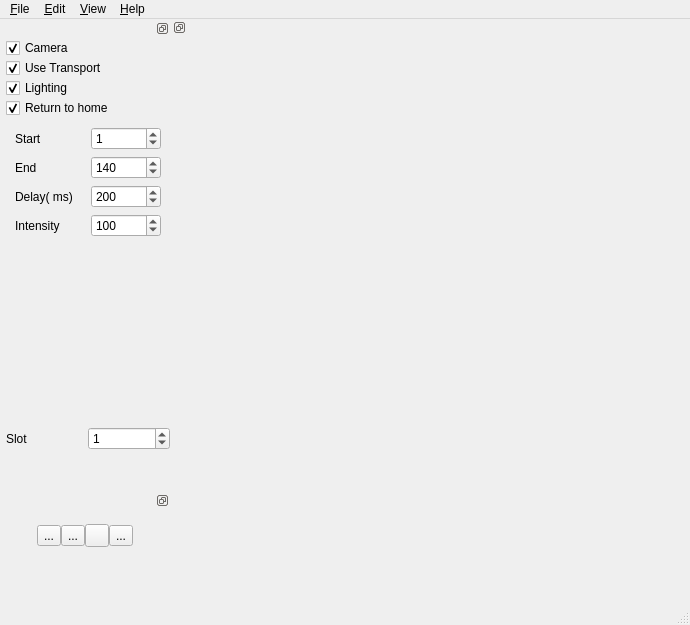
<?xml version="1.0" encoding="UTF-8"?>
<ui version="4.0">
 <class>MainWindow</class>
 <widget class="QMainWindow" name="MainWindow">
  <property name="geometry">
   <rect>
    <x>0</x>
    <y>0</y>
    <width>690</width>
    <height>625</height>
   </rect>
  </property>
  <property name="windowTitle">
   <string>MainWindow</string>
  </property>
  <property name="styleSheet">
   <string notr="true">font: 9pt &quot;Cantarell&quot;;


</string>
  </property>
  <widget class="QWidget" name="centralwidget">
   <layout class="QGridLayout" name="gridLayout">
    <property name="leftMargin">
     <number>0</number>
    </property>
    <property name="topMargin">
     <number>0</number>
    </property>
    <property name="rightMargin">
     <number>0</number>
    </property>
    <property name="bottomMargin">
     <number>0</number>
    </property>
    <property name="spacing">
     <number>0</number>
    </property>
    <item row="0" column="0">
     <widget class="QDockWidget" name="dock_hardware">
      <property name="sizePolicy">
       <sizepolicy hsizetype="Minimum" vsizetype="Maximum">
        <horstretch>0</horstretch>
        <verstretch>0</verstretch>
       </sizepolicy>
      </property>
      <property name="minimumSize">
       <size>
        <width>170</width>
        <height>431</height>
       </size>
      </property>
      <property name="maximumSize">
       <size>
        <width>170</width>
        <height>524287</height>
       </size>
      </property>
      <property name="floating">
       <bool>false</bool>
      </property>
      <property name="features">
       <set>QDockWidget::DockWidgetFloatable|QDockWidget::DockWidgetMovable</set>
      </property>
      <property name="allowedAreas">
       <set>Qt::AllDockWidgetAreas</set>
      </property>
      <widget class="QWidget" name="dock_hardware_2">
       <layout class="QVBoxLayout" name="verticalLayout_2">
        <property name="spacing">
         <number>0</number>
        </property>
        <property name="leftMargin">
         <number>0</number>
        </property>
        <property name="topMargin">
         <number>0</number>
        </property>
        <property name="rightMargin">
         <number>0</number>
        </property>
        <property name="bottomMargin">
         <number>0</number>
        </property>
        <item>
         <layout class="QVBoxLayout" name="vl_hardware">
          <property name="spacing">
           <number>0</number>
          </property>
          <property name="sizeConstraint">
           <enum>QLayout::SetMinimumSize</enum>
          </property>
          <property name="leftMargin">
           <number>6</number>
          </property>
          <item>
           <widget class="QCheckBox" name="check_cam">
            <property name="text">
             <string>Camera </string>
            </property>
            <property name="checked">
             <bool>true</bool>
            </property>
            <property name="tristate">
             <bool>true</bool>
            </property>
           </widget>
          </item>
          <item>
           <widget class="QCheckBox" name="check_tpt">
            <property name="text">
             <string>Use Transport</string>
            </property>
            <property name="checked">
             <bool>true</bool>
            </property>
            <property name="tristate">
             <bool>true</bool>
            </property>
           </widget>
          </item>
          <item>
           <widget class="QCheckBox" name="check_led">
            <property name="text">
             <string>Lighting</string>
            </property>
            <property name="checked">
             <bool>true</bool>
            </property>
            <property name="tristate">
             <bool>true</bool>
            </property>
           </widget>
          </item>
          <item>
           <widget class="QCheckBox" name="cb_auto_home">
            <property name="styleSheet">
             <string notr="true">font: 9pt &quot;Cqlineargradient(spread:pad, x1:0, y1:0, x2:1, y2:0, stop:0 rgba(0, 0, 0, 255), stop:1 rgba(255, 255, 255, 255))rgb(255, 255, 255)antarell&quot;;
font: 11pt &quot;Carlito&quot;;</string>
            </property>
            <property name="text">
             <string>Return to home</string>
            </property>
            <property name="checked">
             <bool>true</bool>
            </property>
            <property name="tristate">
             <bool>false</bool>
            </property>
           </widget>
          </item>
          <item>
           <widget class="QWidget" name="widget_2" native="true"/>
          </item>
          <item>
           <widget class="QWidget" name="widget" native="true">
            <property name="minimumSize">
             <size>
              <width>0</width>
              <height>90</height>
             </size>
            </property>
            <layout class="QGridLayout" name="gridLayout_3">
             <item row="4" column="0">
              <widget class="QLabel" name="label_4">
               <property name="text">
                <string>Intensity</string>
               </property>
              </widget>
             </item>
             <item row="0" column="0">
              <widget class="QLabel" name="label">
               <property name="text">
                <string>Start</string>
               </property>
              </widget>
             </item>
             <item row="4" column="1">
              <widget class="QSpinBox" name="sb_intensity">
               <property name="wrapping">
                <bool>true</bool>
               </property>
               <property name="accelerated">
                <bool>true</bool>
               </property>
               <property name="maximum">
                <number>100</number>
               </property>
               <property name="value">
                <number>100</number>
               </property>
              </widget>
             </item>
             <item row="3" column="0">
              <widget class="QLabel" name="label_3">
               <property name="text">
                <string>Delay( ms)</string>
               </property>
              </widget>
             </item>
             <item row="3" column="1">
              <widget class="QSpinBox" name="sb_settle_delay">
               <property name="wrapping">
                <bool>true</bool>
               </property>
               <property name="accelerated">
                <bool>true</bool>
               </property>
               <property name="maximum">
                <number>1000</number>
               </property>
               <property name="value">
                <number>200</number>
               </property>
              </widget>
             </item>
             <item row="1" column="1">
              <widget class="QSpinBox" name="sb_end_slot">
               <property name="wrapping">
                <bool>true</bool>
               </property>
               <property name="accelerated">
                <bool>true</bool>
               </property>
               <property name="minimum">
                <number>1</number>
               </property>
               <property name="maximum">
                <number>140</number>
               </property>
               <property name="value">
                <number>140</number>
               </property>
              </widget>
             </item>
             <item row="1" column="0">
              <widget class="QLabel" name="label_2">
               <property name="font">
                <font>
                 <family>Cantarell</family>
                 <pointsize>9</pointsize>
                 <weight>50</weight>
                 <italic>false</italic>
                 <bold>false</bold>
                </font>
               </property>
               <property name="text">
                <string>End</string>
               </property>
              </widget>
             </item>
             <item row="0" column="1">
              <widget class="QSpinBox" name="sb_start_slot">
               <property name="wrapping">
                <bool>true</bool>
               </property>
               <property name="buttonSymbols">
                <enum>QAbstractSpinBox::UpDownArrows</enum>
               </property>
               <property name="accelerated">
                <bool>true</bool>
               </property>
               <property name="minimum">
                <number>1</number>
               </property>
               <property name="value">
                <number>1</number>
               </property>
              </widget>
             </item>
             <item row="5" column="0">
              <spacer name="verticalSpacer">
               <property name="orientation">
                <enum>Qt::Vertical</enum>
               </property>
               <property name="sizeHint" stdset="0">
                <size>
                 <width>20</width>
                 <height>40</height>
                </size>
               </property>
              </spacer>
             </item>
            </layout>
           </widget>
          </item>
          <item>
           <layout class="QGridLayout" name="gridLayout_2">
            <item row="0" column="1">
             <widget class="QSpinBox" name="sb_current_slot">
              <property name="wrapping">
               <bool>true</bool>
              </property>
              <property name="accelerated">
               <bool>true</bool>
              </property>
              <property name="keyboardTracking">
               <bool>false</bool>
              </property>
              <property name="maximum">
               <number>140</number>
              </property>
              <property name="value">
               <number>1</number>
              </property>
             </widget>
            </item>
            <item row="0" column="0">
             <widget class="QLabel" name="label_5">
              <property name="font">
               <font>
                <family>Cantarell</family>
                <pointsize>9</pointsize>
                <weight>50</weight>
                <italic>false</italic>
                <bold>false</bold>
               </font>
              </property>
              <property name="text">
               <string>Slot</string>
              </property>
             </widget>
            </item>
           </layout>
          </item>
         </layout>
        </item>
       </layout>
      </widget>
     </widget>
    </item>
    <item row="0" column="1" rowspan="3">
     <widget class="QDockWidget" name="dockWidget">
      <property name="features">
       <set>QDockWidget::DockWidgetFloatable|QDockWidget::DockWidgetMovable|QDockWidget::DockWidgetVerticalTitleBar</set>
      </property>
      <property name="allowedAreas">
       <set>Qt::AllDockWidgetAreas</set>
      </property>
      <widget class="QWidget" name="dock_image">
       <layout class="QHBoxLayout" name="horizontalLayout">
        <property name="spacing">
         <number>0</number>
        </property>
        <property name="leftMargin">
         <number>0</number>
        </property>
        <property name="topMargin">
         <number>0</number>
        </property>
        <property name="rightMargin">
         <number>0</number>
        </property>
        <property name="bottomMargin">
         <number>0</number>
        </property>
       </layout>
      </widget>
     </widget>
    </item>
    <item row="1" column="0" rowspan="2">
     <widget class="QDockWidget" name="dock_control">
      <property name="sizePolicy">
       <sizepolicy hsizetype="Preferred" vsizetype="Minimum">
        <horstretch>0</horstretch>
        <verstretch>0</verstretch>
       </sizepolicy>
      </property>
      <property name="minimumSize">
       <size>
        <width>170</width>
        <height>70</height>
       </size>
      </property>
      <property name="maximumSize">
       <size>
        <width>170</width>
        <height>70</height>
       </size>
      </property>
      <property name="font">
       <font>
        <family>Cantarell</family>
        <pointsize>9</pointsize>
        <weight>50</weight>
        <italic>false</italic>
        <bold>false</bold>
       </font>
      </property>
      <property name="features">
       <set>QDockWidget::DockWidgetFloatable|QDockWidget::DockWidgetMovable</set>
      </property>
      <property name="windowTitle">
       <string notr="true"/>
      </property>
      <widget class="QWidget" name="dockWidgetContents_control">
       <layout class="QHBoxLayout" name="horizontalLayout_3">
        <item>
         <layout class="QHBoxLayout" name="horizontalLayout_control">
          <property name="spacing">
           <number>0</number>
          </property>
          <property name="sizeConstraint">
           <enum>QLayout::SetMinimumSize</enum>
          </property>
          <item>
           <spacer name="horizontalSpacer_5">
            <property name="orientation">
             <enum>Qt::Horizontal</enum>
            </property>
            <property name="sizeHint" stdset="0">
             <size>
              <width>40</width>
              <height>20</height>
             </size>
            </property>
           </spacer>
          </item>
          <item>
           <widget class="QToolButton" name="tb_prev">
            <property name="enabled">
             <bool>true</bool>
            </property>
            <property name="text">
             <string>...</string>
            </property>
            <property name="icon">
             <iconset resource="qt_resources.qrc">
              <normaloff>:/icons/resources/ic_navigate_before_48px.svg</normaloff>:/icons/resources/ic_navigate_before_48px.svg</iconset>
            </property>
            <property name="popupMode">
             <enum>QToolButton::InstantPopup</enum>
            </property>
           </widget>
          </item>
          <item>
           <widget class="QToolButton" name="tb_play">
            <property name="text">
             <string>...</string>
            </property>
            <property name="icon">
             <iconset resource="qt_resources.qrc">
              <normaloff>:/icons/resources/ic_play_arrow_48px.svg</normaloff>
              <normalon>:/icons/resources/ic_pause_48px.svg</normalon>:/icons/resources/ic_play_arrow_48px.svg</iconset>
            </property>
           </widget>
          </item>
          <item>
           <widget class="QToolButton" name="tb_stop">
            <property name="font">
             <font>
              <family>Cantarell</family>
              <pointsize>9</pointsize>
              <weight>50</weight>
              <italic>false</italic>
              <bold>false</bold>
             </font>
            </property>
            <property name="text">
             <string/>
            </property>
            <property name="icon">
             <iconset resource="qt_resources.qrc">
              <normaloff>:/icons/resources/ic_stop_48px.svg</normaloff>:/icons/resources/ic_stop_48px.svg</iconset>
            </property>
            <property name="popupMode">
             <enum>QToolButton::DelayedPopup</enum>
            </property>
            <property name="toolButtonStyle">
             <enum>Qt::ToolButtonIconOnly</enum>
            </property>
           </widget>
          </item>
          <item>
           <widget class="QToolButton" name="tb_next">
            <property name="text">
             <string>...</string>
            </property>
            <property name="icon">
             <iconset resource="qt_resources.qrc">
              <normaloff>:/icons/resources/ic_navigate_next_48px.svg</normaloff>:/icons/resources/ic_navigate_next_48px.svg</iconset>
            </property>
            <property name="shortcut">
             <string>N</string>
            </property>
           </widget>
          </item>
          <item>
           <spacer name="horizontalSpacer_6">
            <property name="orientation">
             <enum>Qt::Horizontal</enum>
            </property>
            <property name="sizeHint" stdset="0">
             <size>
              <width>40</width>
              <height>20</height>
             </size>
            </property>
           </spacer>
          </item>
         </layout>
        </item>
       </layout>
      </widget>
     </widget>
    </item>
   </layout>
  </widget>
  <widget class="QMenuBar" name="menubar">
   <property name="geometry">
    <rect>
     <x>0</x>
     <y>0</y>
     <width>690</width>
     <height>23</height>
    </rect>
   </property>
   <widget class="QMenu" name="menuMechascan">
    <property name="title">
     <string>&amp;File</string>
    </property>
    <addaction name="open_act"/>
    <addaction name="open_new_act"/>
    <addaction name="print_act"/>
    <addaction name="save_act"/>
    <addaction name="exit_act"/>
   </widget>
   <widget class="QMenu" name="menuView">
    <property name="title">
     <string>&amp;View</string>
    </property>
    <addaction name="next_act"/>
    <addaction name="prev_act"/>
    <addaction name="reload_act"/>
    <addaction name="zin_act"/>
    <addaction name="zout_act"/>
    <addaction name="rotright_act"/>
    <addaction name="rotleft_act"/>
    <addaction name="flipv_act"/>
    <addaction name="fliph_act"/>
    <addaction name="fulls_act"/>
    <addaction name="fit_win_act"/>
   </widget>
   <widget class="QMenu" name="menu_Help">
    <property name="title">
     <string>&amp;Help</string>
    </property>
    <addaction name="help_act"/>
    <addaction name="about_act"/>
    <addaction name="action"/>
   </widget>
   <widget class="QMenu" name="menu_Edit">
    <property name="title">
     <string>&amp;Edit</string>
    </property>
    <addaction name="crop_act"/>
    <addaction name="resize_act"/>
    <addaction name="prefs_act "/>
    <addaction name="props_act"/>
   </widget>
   <addaction name="menuMechascan"/>
   <addaction name="menu_Edit"/>
   <addaction name="menuView"/>
   <addaction name="menu_Help"/>
  </widget>
  <widget class="QStatusBar" name="statusbar"/>
  <action name="open_act">
   <property name="text">
    <string>&amp;Open</string>
   </property>
   <property name="toolTip">
    <string>Open</string>
   </property>
   <property name="shortcut">
    <string>Ctrl+O</string>
   </property>
  </action>
  <action name="rotright_act">
   <property name="text">
    <string>Rotate right</string>
   </property>
   <property name="shortcut">
    <string>Ctrl+Right</string>
   </property>
  </action>
  <action name="fliph_act">
   <property name="text">
    <string>Flip image horizontally</string>
   </property>
   <property name="shortcut">
    <string>Ctrl+H</string>
   </property>
  </action>
  <action name="next_act">
   <property name="text">
    <string>Next image</string>
   </property>
   <property name="shortcut">
    <string>Right</string>
   </property>
  </action>
  <action name="prev_act">
   <property name="text">
    <string>Previous image</string>
   </property>
   <property name="shortcut">
    <string>Left</string>
   </property>
  </action>
  <action name="rotleft_act">
   <property name="text">
    <string>Rotate left</string>
   </property>
   <property name="shortcut">
    <string>Ctrl+Left</string>
   </property>
  </action>
  <action name="flipv_act">
   <property name="text">
    <string>Flip image vertically</string>
   </property>
   <property name="shortcut">
    <string>Ctrl+V</string>
   </property>
  </action>
  <action name="zin_act">
   <property name="icon">
    <iconset theme="edrf">
     <normaloff/>
    </iconset>
   </property>
   <property name="text">
    <string>Zoom &amp;In</string>
   </property>
   <property name="shortcut">
    <string>Up</string>
   </property>
  </action>
  <action name="zout_act">
   <property name="checkable">
    <bool>true</bool>
   </property>
   <property name="text">
    <string>Zoom &amp;Out</string>
   </property>
   <property name="shortcut">
    <string>Down</string>
   </property>
  </action>
  <action name="open_new_act">
   <property name="text">
    <string>Open new window</string>
   </property>
   <property name="shortcut">
    <string>Ctrl+Shift+O</string>
   </property>
  </action>
  <action name="reload_act">
   <property name="text">
    <string>&amp;Reload image</string>
   </property>
   <property name="shortcut">
    <string>Ctrl+R</string>
   </property>
  </action>
  <action name="print_act">
   <property name="text">
    <string>&amp;Print</string>
   </property>
   <property name="shortcut">
    <string>Ctrl+P</string>
   </property>
  </action>
  <action name="save_act">
   <property name="text">
    <string>&amp;Save image</string>
   </property>
   <property name="shortcut">
    <string>Ctrl+S</string>
   </property>
  </action>
  <action name="close_act">
   <property name="text">
    <string>Close window</string>
   </property>
   <property name="shortcut">
    <string>Ctrl+W</string>
   </property>
  </action>
  <action name="exit_act">
   <property name="text">
    <string>E&amp;xit</string>
   </property>
   <property name="shortcut">
    <string>Ctrl+Q</string>
   </property>
  </action>
  <action name="fulls_act">
   <property name="checkable">
    <bool>true</bool>
   </property>
   <property name="text">
    <string>Fullscreen</string>
   </property>
   <property name="shortcut">
    <string>F11</string>
   </property>
  </action>
  <action name="ss_act">
   <property name="checkable">
    <bool>true</bool>
   </property>
   <property name="text">
    <string>Slideshow</string>
   </property>
   <property name="shortcut">
    <string>F5</string>
   </property>
  </action>
  <action name="ss_next_act">
   <property name="checkable">
    <bool>true</bool>
   </property>
   <property name="text">
    <string>Next / Random image</string>
   </property>
  </action>
  <action name="resize_act">
   <property name="text">
    <string>Resize image</string>
   </property>
  </action>
  <action name="crop_act">
   <property name="text">
    <string>Crop image</string>
   </property>
  </action>
  <action name="about_act">
   <property name="text">
    <string>&amp;About</string>
   </property>
  </action>
  <action name="zout">
   <property name="text">
    <string>Zoom &amp;Out</string>
   </property>
   <property name="shortcut">
    <string>Down</string>
   </property>
  </action>
  <action name="fit_win_act">
   <property name="checkable">
    <bool>true</bool>
   </property>
   <property name="text">
    <string>Best &amp;fit</string>
   </property>
   <property name="shortcut">
    <string>F</string>
   </property>
  </action>
  <action name="prefs_act ">
   <property name="text">
    <string>Preferences</string>
   </property>
  </action>
  <action name="props_act">
   <property name="text">
    <string>Properties</string>
   </property>
  </action>
  <action name="help_act">
   <property name="text">
    <string>&amp;Help</string>
   </property>
   <property name="shortcut">
    <string>F1</string>
   </property>
  </action>
  <action name="action">
   <property name="text">
    <string>te</string>
   </property>
  </action>
  <action name="actionNext">
   <property name="text">
    <string>next</string>
   </property>
  </action>
 </widget>
 <resources>
  <include location="qt_resources.qrc"/>
 </resources>
 <connections/>
</ui>
